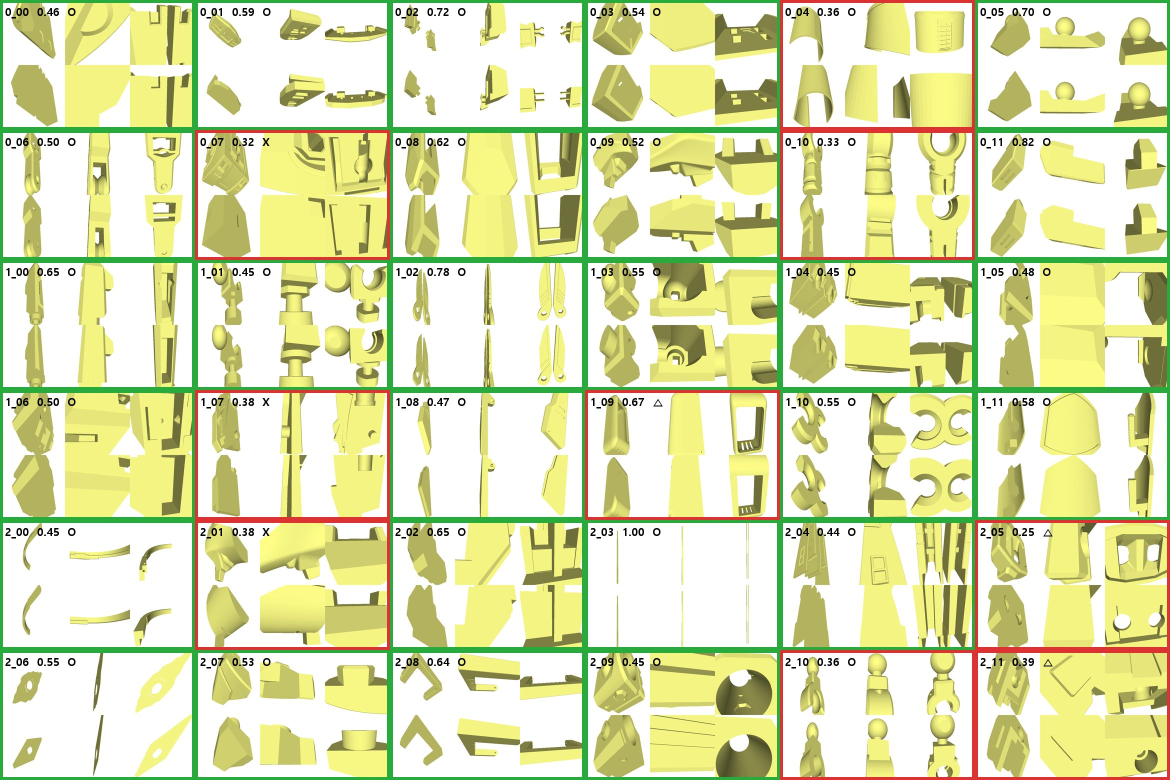
#> input picture 트레일/trail10_cadrille/runs/그림/사전0_36.jpg, 2340 x 1560 px (shown at 1/2 size)
$ python gate_trace.py '../트레일/trail10_cadrille/runs/그림/사전0_36.jpg' '../트레일/trail10_cadrille/runs/그림/구조_인코더시험.png'
#> lines starting #> are read from the running program, lines starting #| are printed output that depends on the picture; after the words box and inside, x2 and y2 are one past the last pixel; in counts of white or black regions, pixels touching at a corner belong together
# -*- coding: utf-8 -*-
"""**형태의 윤곽선을 딴다.** 톤 조각이 아니라 실루엣이다.

    python gate_trace.py D:/imggen/blades6/r6_gate_front.png gate_front.json [--h 1024]

## 왜 다시 쓰나

처음엔 `art3d.py` 의 판 310개(`poly_px`)를 그대로 세웠다. 그건 **톤 분할**이라
같은 기둥도 밝은 면·어두운 면으로 쪼개지고, 하늘로 분류된 조각을 버리면 그 자리가
구멍이 된다 — 세워놓으니 성당이 아니라 **색종이 조각**이었다.

형태를 원하면 형태의 경계를 따야 한다. **금색 덩어리 하나를 마스크로 만들고
그 바깥선과 구멍선을 딴다.** 첨두아치는 「구멍」으로, 열주 사이 틈도 「구멍」으로 나온다.

## 구멍이 핵심이다

`RETR_CCOMP` 는 바깥 윤곽과 그 안의 구멍을 두 층으로 준다. 구멍을 안 쓰면
아치가 **막힌 판**이 되고, 그게 원화와 제일 다른 점이다.
블렌더의 커브는 스플라인 여럿을 주면 짝홀 규칙으로 구멍을 뚫어준다.
"""
import json
import sys

import cv2
import numpy as np

MIN_AREA = 700.0           # 이보다 작은 조각은 버린다 (px^2, 작업 해상도 기준).
                           # 60 으로 두니 옆 열주가 **파편 수십 개**로 부서졌다 —
                           # 원근으로 그려진 잔디테일이라 덩어리가 안 된다
EPS_FRAC = 0.0016          # 폴리곤 단순화. 둘레에 비례해서 준다


def gold_mask(bgr):
    """**금색 덩어리 하나.** 채도·밝기로 가르고 형태학으로 부스러기를 턴다."""
    hsv = cv2.cvtColor(bgr, cv2.COLOR_BGR2HSV)
    h, s, v = hsv[..., 0], hsv[..., 1], hsv[..., 2]
    m = ((h > 12) & (h < 45) & (s > 60) & (v > 90)).astype(np.uint8)
    k = cv2.getStructuringElement(cv2.MORPH_ELLIPSE, (5, 5))
    m = cv2.morphologyEx(m, cv2.MORPH_CLOSE, k, iterations=2)
    m = cv2.morphologyEx(m, cv2.MORPH_OPEN, k, iterations=1)
    return m


def trace(mask):
    """바깥 윤곽 + 그 안의 구멍. 돌려주는 건 [(바깥, [구멍...]), ...]."""
    cs, hier = cv2.findContours(mask, cv2.RETR_CCOMP, cv2.CHAIN_APPROX_SIMPLE)
    if hier is None:
        return []
    hier = hier[0]
    holes = {}
    for i, hh in enumerate(hier):
        if hh[3] != -1:
            holes.setdefault(hh[3], []).append(i)

    def simp(c):
        e = EPS_FRAC * cv2.arcLength(c, True)
        return cv2.approxPolyDP(c, e, True).reshape(-1, 2).tolist()

    out = []
    for i, hh in enumerate(hier):
        if hh[3] != -1 or cv2.contourArea(cs[i]) < MIN_AREA:
            continue
        hs = [simp(cs[j]) for j in holes.get(i, [])
              if cv2.contourArea(cs[j]) >= MIN_AREA]
        o = simp(cs[i])
        if len(o) >= 3:
            out.append((o, [x for x in hs if len(x) >= 3]))
    return out


def main():
    src, dst = sys.argv[1], sys.argv[2]
    hgt = int(sys.argv[sys.argv.index("--h") + 1]) if "--h" in sys.argv else 1024
    im = cv2.imread(src, cv2.IMREAD_COLOR)
#> im is the input picture: shape (1560, 2340, 3); mean B, G, R 177.1, 225.8, 221.6
    assert im is not None, src
    im = cv2.resize(im, (int(round(im.shape[1] * hgt / im.shape[0])), hgt),
                    interpolation=cv2.INTER_AREA)
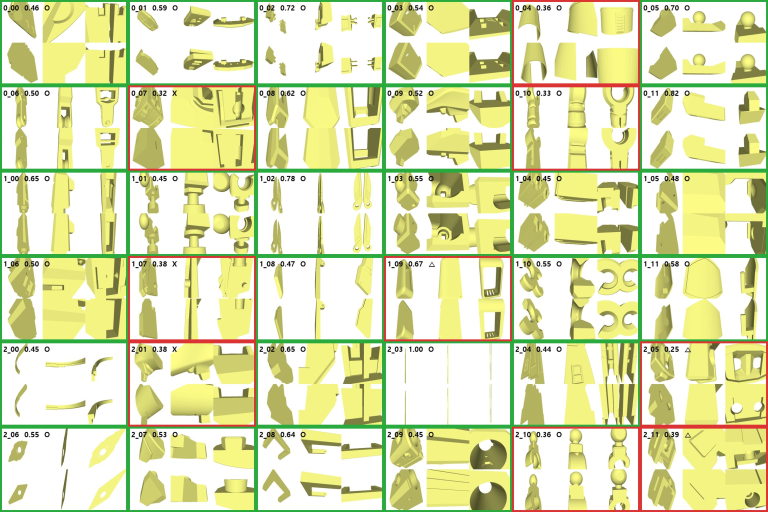
#> im: shape (1024, 1536, 3) (shown at 1/2 size); mean B, G, R 177.1, 225.8, 221.6
    m = gold_mask(im)
#> in gold_mask, `hsv = cv2.cvtColor(bgr, cv2.COLOR_BGR2HSV)`: hsv: shape (1024, 1536, 3); mean H, S, V 29.8, 66.2, 229.1
#> in gold_mask, `h, s, v = hsv[..., 0], hsv[..., 1], hsv[..., 2]`:
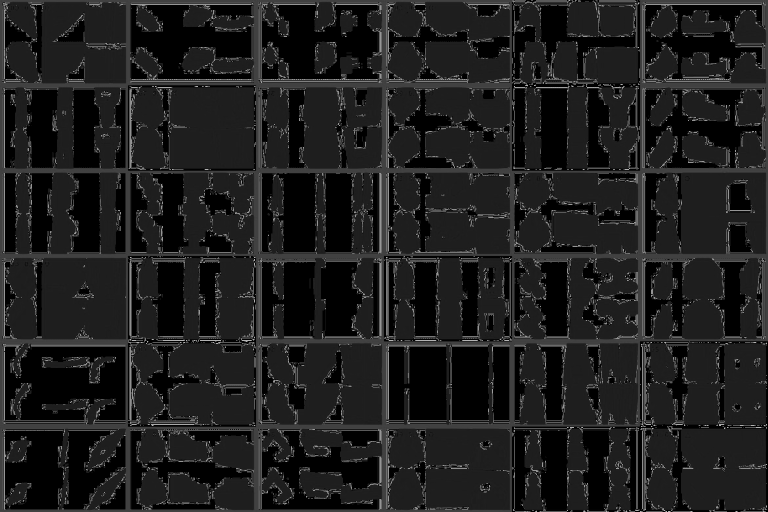
#> h: shape (1024, 1536) (shown at 1/2 size); min 0, max 179, mean 29.8
#> in gold_mask, `h, s, v = hsv[..., 0], hsv[..., 1], hsv[..., 2]`:
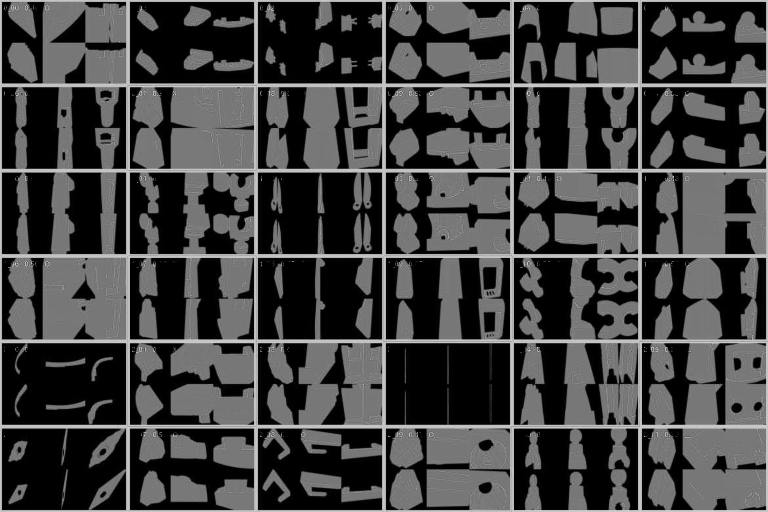
#> s: shape (1024, 1536) (shown at 1/2 size); min 0, max 255, mean 66.2
#> in gold_mask, `h, s, v = hsv[..., 0], hsv[..., 1], hsv[..., 2]`:
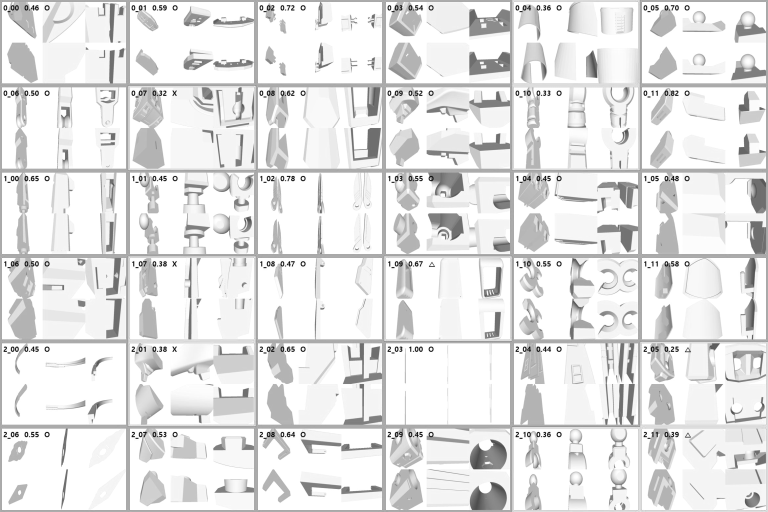
#> v: shape (1024, 1536) (shown at 1/2 size); min 0, max 255, mean 229.1
#> in gold_mask, `m = ((h > 12) & (h < 45) & (s > 60) & (v > 90)).astype(np.uint8)`:
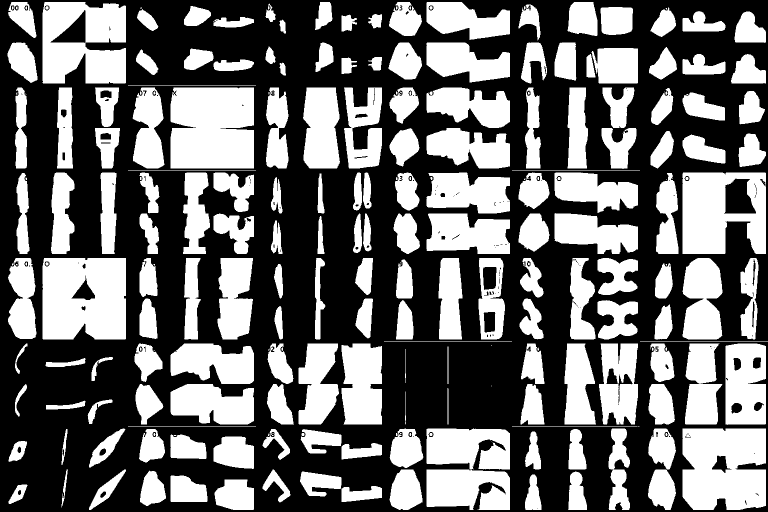
#> m: shape (1024, 1536) (shown at 1/2 size); values 0 (black) and 1 (white), 42.3% white; 246 white regions (62 under 20 px), largest, box (x1, y1, x2, y2) and area: (341, 175, 508, 337) 26323, (85, 516, 252, 679) 25454, (1365, 857, 1532, 1020) 24558
#> in gold_mask, `m = cv2.morphologyEx(m, cv2.MORPH_CLOSE, k, iterations=2)`:
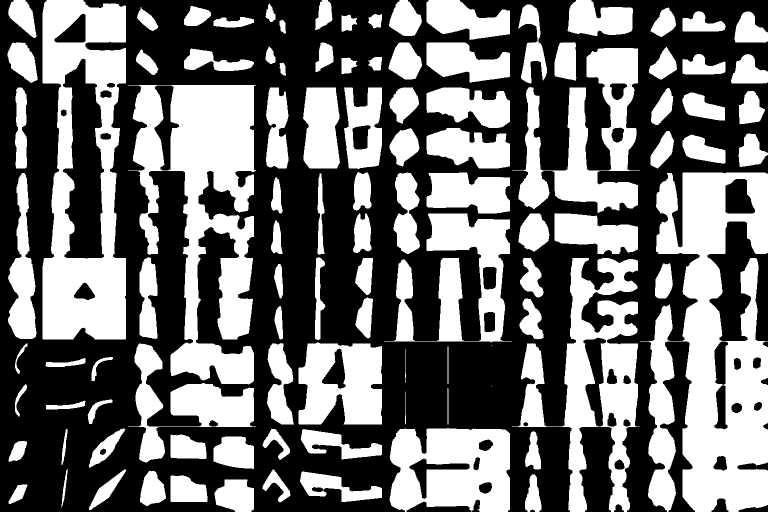
#> m: shape (1024, 1536) (shown at 1/2 size); values 0 (black) and 1 (white), 44% white; 103 white regions (3 under 20 px), largest, box (x1, y1, x2, y2) and area: (1280, 345, 1536, 1024) 106466, (256, 170, 512, 769) 78759, (85, 0, 252, 679) 68761
#> in gold_mask, `m = cv2.morphologyEx(m, cv2.MORPH_OPEN, k, iterations=1)`:
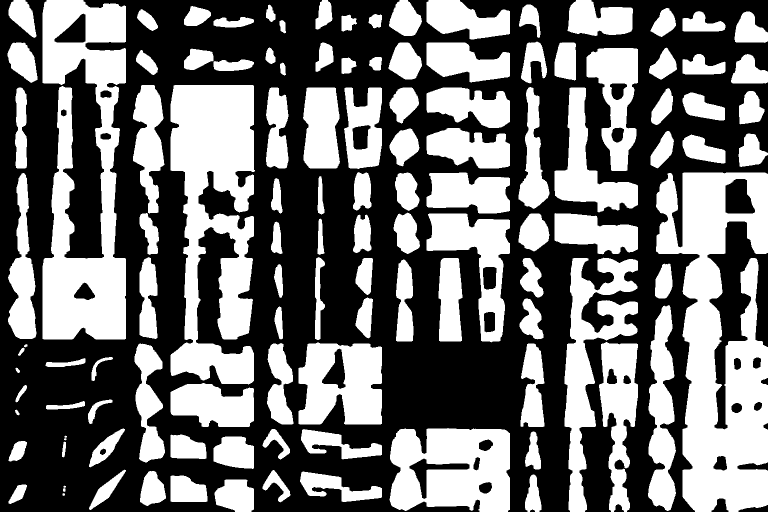
#> m: shape (1024, 1536) (shown at 1/2 size); values 0 (black) and 1 (white), 43.8% white; 115 white regions
    shapes = trace(m)
#> in trace, `cs, hier = cv2.findContours(mask, cv2.RETR_CCOMP, cv2.CHAIN_APPROX_SIM..`: cs = 139 contours, 1 with area under 20; largest, box (x1, y1, x2, y2) and area: (1312, 345, 1536, 1024) 94425, (85, 0, 252, 679) 70758, (341, 170, 510, 769) 65295, (779, 856, 1020, 1024) 35620, (1129, 515, 1276, 1024) 25926
#> the loop in trace, `for i, hh in enumerate(hier):` made 139 passes
#> hh on passes 1 to 12: [1, -1, -1, -1], [2, 0, -1, -1], [3, 1, -1, -1], [4, 2, -1, -1], [5, 3, -1, -1], [6, 4, -1, -1], [7, 5, -1, -1], [8, 6, -1, -1], [9, 7, -1, -1], [10, 8, -1, -1], [11, 9, -1, -1], [12, 10, -1, -1]
#> after the loop in trace, `for i, hh in enumerate(hier):`: holes = 9 items
#> the loop in trace, `for i, hh in enumerate(hier):` made 139 passes
#> hh on passes 3, 4, 5, 6, 7, 8, 9, 10, 12, 13, 15, 16: [3, 1, -1, -1], [4, 2, -1, -1], [5, 3, -1, -1], [6, 4, -1, -1], [7, 5, -1, -1], [8, 6, -1, -1], [9, 7, -1, -1], [10, 8, -1, -1], [12, 10, -1, -1], [13, 11, -1, -1], [15, 13, -1, -1], [16, 14, -1, -1]
#> hh on passes 1, 2, 11, 14, 20, 22: [1, -1, -1, -1], [2, 0, -1, -1], [11, 9, -1, -1], [14, 12, -1, -1], [-1, -1, -1, 18], [22, -1, -1, 20]
#> after the loop in trace, `for i, hh in enumerate(hier):`: out = 92 items
#> shapes = 92 items
    n_hole = sum(len(h) for _, h in shapes)
#> n_hole = 9
    json.dump({"src": src, "size": [im.shape[1], im.shape[0]],
               "coverage": round(float(m.mean()), 4),
               "shapes": [{"outer": o, "holes": h} for o, h in shapes]},
              open(dst, "w", encoding="utf-8"))
    cv2.imwrite(dst.replace(".json", "_mask.png"), m * 255)
    print("TRACE %d덩어리 · 구멍 %d · 금 면적 %.2f -> %s"
          % (len(shapes), n_hole, m.mean(), dst))
#| TRACE 92덩어리 · 구멍 9 · 금 면적 0.44 -> ../트레일/trail10_cadrille/runs/그림/구조_인코더시험.png


def demo():
    """구멍 뚫린 도넛을 그려, 바깥 하나와 구멍 하나로 나오는지만 본다."""
    im = np.zeros((200, 200, 3), np.uint8)
    im[:] = (40, 20, 10)
    cv2.circle(im, (100, 100), 70, (60, 200, 240), -1)      # BGR 금색
    cv2.circle(im, (100, 100), 30, (40, 20, 10), -1)
    s = trace(gold_mask(im))
    assert len(s) == 1, len(s)
    assert len(s[0][1]) == 1, s[0][1]
    assert 8 <= len(s[0][0]) <= 60, len(s[0][0])
    print("gate_trace.demo OK  덩어리 1 · 구멍 1 · 꼭짓점 %d" % len(s[0][0]))


if __name__ == "__main__":
    if "--demo" in sys.argv:
        demo()
    else:
        main()
